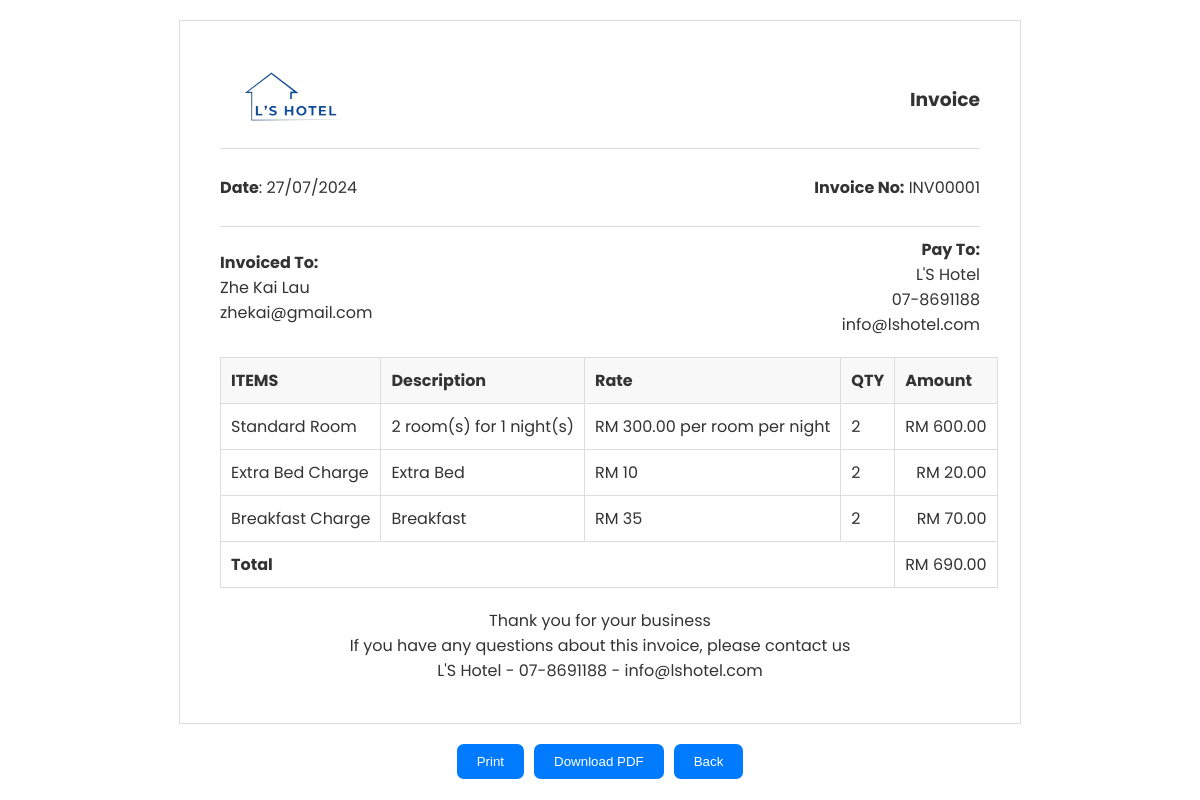
The app's page /invoice.php?booking_id=1, older data.
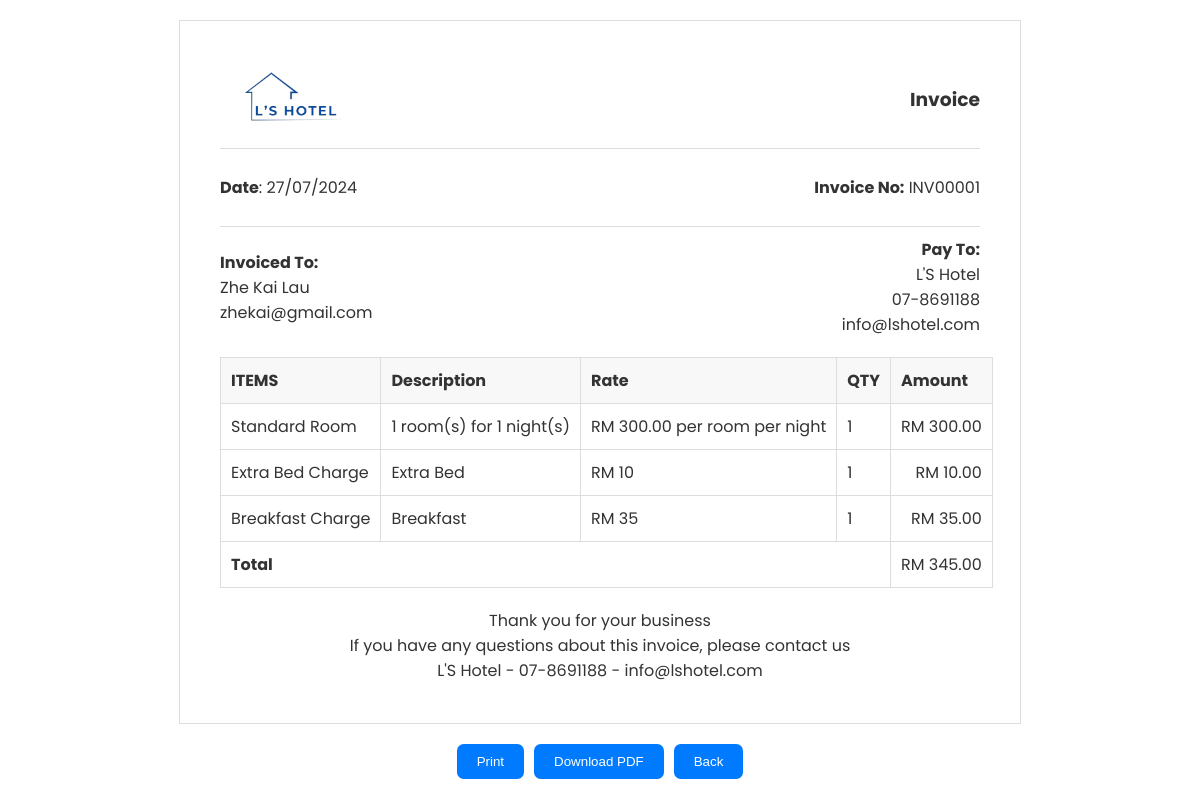
The same page, newer data.
### tables this page shows
CREATE TABLE `bookings` (
  `booking_id` int(11) NOT NULL,
  `email` varchar(100) NOT NULL,
  `room_id` int(11) NOT NULL,
  `check_in_date` date NOT NULL,
  `check_out_date` date NOT NULL,
  `days` int(11) NOT NULL,
  `number_of_rooms` int(11) NOT NULL,
  `bed_selection` varchar(255) NOT NULL,
  `smoke` varchar(255) NOT NULL,
  `first_name` varchar(50) NOT NULL,
  `last_name` varchar(50) NOT NULL,
  `phone_number` varchar(15) NOT NULL,
  `bring_car` varchar(3) NOT NULL,
  `additional_requests` varchar(255) DEFAULT NULL,
  `total_amount` decimal(10,2) NOT NULL,
  `created_at` timestamp NOT NULL DEFAULT current_timestamp(),
  `car_plates` varchar(255) DEFAULT NULL,
  `payment_status` varchar(20) NOT NULL,
  `booking_status` varchar(20) NOT NULL,
  `cancel_reason` varchar(500) NOT NULL
);

CREATE TABLE `rooms` (
  `room_id` int(11) NOT NULL,
  `room_type` varchar(255) NOT NULL,
  `room_level` int(3) NOT NULL,
  `room_price` decimal(10,2) NOT NULL,
  `room_features` text DEFAULT NULL,
  `room_facilities` text DEFAULT NULL,
  `room_size` varchar(50) DEFAULT NULL,
  `room_availability` int(11) DEFAULT NULL,
  `room_description` text DEFAULT NULL,
  `room_images` text DEFAULT NULL
);

CREATE TABLE `users` (
  `id` int(11) NOT NULL,
  `first_name` varchar(50) NOT NULL,
  `last_name` varchar(50) NOT NULL,
  `email` varchar(100) NOT NULL,
  `phone_number` varchar(15) NOT NULL,
  `password` varchar(255) NOT NULL
);

### invoice.php (the view, shortened to what the changed rows need)
<?php
include 'config.php';
function getBookingDetails($conn, $booking_id) {
    $sql = "SELECT b.*, u.first_name, u.last_name, r.room_type, r.room_price
            FROM bookings b
            JOIN users u ON b.email = u.email
            JOIN rooms r ON b.room_id = r.room_id
            WHERE b.booking_id = ?";
    $stmt = $conn->prepare($sql);
    $stmt->bind_param("i", $booking_id);
    $stmt->execute();
    $result = $stmt->get_result();
    $booking = $result->fetch_assoc();
    return $booking;
}
function calculateAdditionalCharges($additional_requests) {
    $extra_bed_charge = 10;
    $breakfast_charge = 35;
    $extra_bed_total = 0;
    $breakfast_total = 0;
    $extra_bed_qty = 0;
    $breakfast_qty = 0;
    foreach ($additional_requests as $request) {
        if (isset($request['extra_bed']) && $request['extra_bed'] === 'Yes') {
            $extra_bed_qty += $request['bed_quantity'];
            $extra_bed_total += $request['bed_quantity'] * $extra_bed_charge;
        }
        if (isset($request['add_breakfast']) && $request['add_breakfast'] === 'Yes') {
            $breakfast_qty += $request['breakfast_quantity'];
            $breakfast_total += $request['breakfast_quantity'] * $breakfast_charge;
        }
    }
    return [
        'extra_bed_total' => $extra_bed_total,
        'breakfast_total' => $breakfast_total,
        'extra_bed_qty' => $extra_bed_qty,
        'breakfast_qty' => $breakfast_qty,
    ];
}
try {
    $booking_id = $_GET['booking_id'];
    $booking = getBookingDetails($conn, $booking_id);
    $additional_requests = json_decode($booking['additional_requests'], true);
    $charges = calculateAdditionalCharges($additional_requests);
    $room_total = $booking['room_price'] * $booking['number_of_rooms'] * $booking['days'];
    $total_amount = $room_total + $charges['extra_bed_total'] + $charges['breakfast_total'];
} catch (Exception $e) {
    die($e->getMessage());
}
?>
<!DOCTYPE html>
<html lang="en">
<head>
    <link rel="stylesheet" href="css/invoice.css?v=<?php echo time(); ?>">
    <link rel="stylesheet" href="https://cdnjs.cloudflare.com/ajax/libs/font-awesome/6.2.1/css/all.min.css" />
</head>
<body>
    <div class="invoice-wrapper" id="print-area">
        <div class="invoice">
            <div class="invoice-container">
                <div class="invoice-head">
                    <div class="invoice-head-bottom">
                        <div class="invoice-head-bottom-left">
                            <ul>
                                <li class="text-bold">Invoiced To:</li>
                                <li><?php echo htmlspecialchars($booking['first_name'] . ' ' . $booking['last_name']); ?></li>
                                <li><?php echo htmlspecialchars($booking['email']); ?></li>
                            </ul>
                        </div>
                    </div>
                </div>
                <div class="overflow-view">
                    <div class="invoice-body">
                        <table>
                            <thead>
                                <tr>
                                    <td class="text-bold">ITEMS</td>
                                    <td class="text-bold">Description</td>
                                    <td class="text-bold">Rate</td>
                                    <td class="text-bold">QTY</td>
                                    <td class="text-bold">Amount</td>
                                </tr>
                            </thead>
                            <tbody>
                                <tr>
                                    <td><?php echo htmlspecialchars($booking['room_type']); ?></td>
                                    <td><?php echo htmlspecialchars($booking['number_of_rooms']); ?> room(s) for <?php echo htmlspecialchars($booking['days']); ?> night(s)</td>
                                    <td>RM <?php echo number_format($booking['room_price'], 2); ?> per room per night</td>
                                    <td><?php echo htmlspecialchars($booking['number_of_rooms'] * $booking['days']); ?></td>
                                    <td class="text-end">RM <?php echo number_format($room_total, 2); ?></td>
                                </tr>
                                <tr>
                                    <td>Extra Bed Charge</td>
                                    <td>Extra Bed</td>
                                    <td>RM 10</td>
                                    <td><?php echo $charges['extra_bed_qty']; ?></td>
                                    <td class="text-end">RM <?php echo number_format($charges['extra_bed_total'], 2); ?></td>
                                </tr>
                                <tr>
                                    <td>Breakfast Charge</td>
                                    <td>Breakfast</td>
                                    <td>RM 35</td>
                                    <td><?php echo $charges['breakfast_qty']; ?></td>
                                    <td class="text-end">RM <?php echo number_format($charges['breakfast_total'], 2); ?></td>
                                </tr>
                            </tbody>
                            <tfoot>
                                <tr>
                                    <td colspan="4" class="text-bold">Total</td>
                                    <td class="text-end">RM <?php echo number_format($total_amount, 2); ?></td>
                                </tr>
                            </tfoot>
                        </table>
                    </div>
                </div>
            </div>
        </div>
    </div>
</body>
</html>

Row changes from the older to the newer data that the page shows:
changed bookings "zhekai@gmail.com": number_of_rooms "2" → "1"; $booking['number_of_rooms']*$booking['days'] "2" → "1"; room.room_price "600.00" → "300.00"; additional_requests "2" → "1"; additional_requests "20.00" → "10.00"; additional_requests "70.00" → "35.00"; total_amount "690.00" → "345.00"
